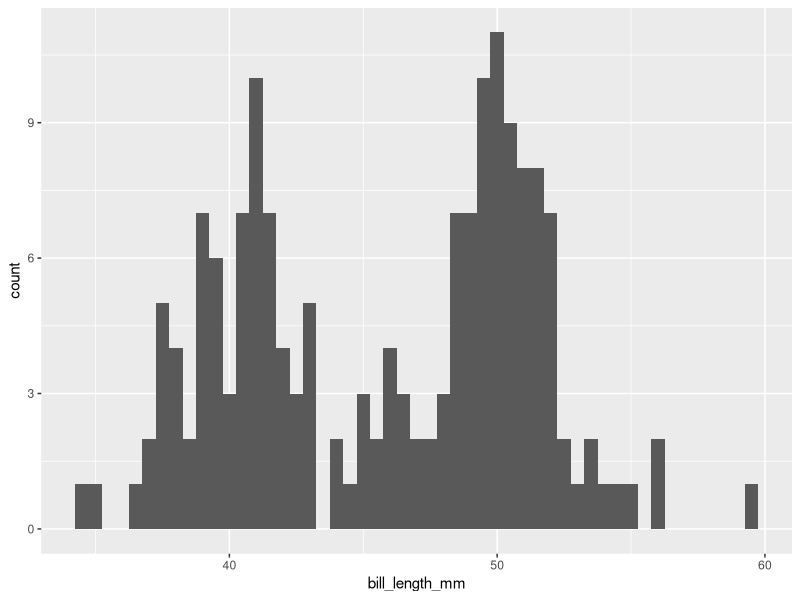

This chart was generated by the following R code: (Note: this script raises an error after producing the figure.)
## ---- chunk 1
#| include: false
options(width = 64, pillar.print_max = 8)
knitr::opts_chunk$set(comment = "#>", collapse = TRUE, echo = TRUE)
## ---- chunk 2
library(tidyverse)
library(palmerpenguins)
## ---- chunk 3
filter(penguins, sex == NA)
## ---- chunk 4
#| code-line-numbers: 1|2|3,4
hadley_height <- NA
jenny_height <- NA
hadley_height == jenny_height
## ---- chunk 5
filter(penguins, is.na(sex))
## ---- chunk 6
penguins |> 
  filter(sex == "male") |> 
  arrange(desc(body_mass_g))
## ---- chunk 7
# Can also use with ggplot2!
penguins |> 
  filter(sex == "male") |>
  ggplot(aes(bill_length_mm)) +
  geom_histogram(binwidth = 0.5)
## ---- chunk 8
penguins |> 
  mutate(
    bill_ratio = bill_length_mm / bill_depth_mm,
    size = if_else(body_mass_g > 400, "big", "small")
  )
## ---- chunk 9
#| error: true
#| results: false
penguins |> 
  mutate(
    bill_ratio = bill_length_mm / bill_depth_mm,
    size = if_else(body_mass_g > 400, "big", "small")
  )

penguins |> 
  arrange(bill_ratio)
## ---- chunk 10
#| results: false
penguins2 <- penguins |> 
  mutate(
    bill_ratio = bill_length_mm / bill_depth_mm,
    size = if_else(body_mass_g > 400, "big", "small")
  )

penguins2 |> 
  arrange(bill_ratio)
## ---- chunk 11
#| results: false
penguins |> count(species)
penguins |> count(island)
penguins |> count(species, island)
## ---- chunk 12
penguins |> 
  group_by(island) |> 
  summarise(n = n())
## ---- chunk 13
penguins |> 
  group_by(island) |> 
  summarise(body_mass_g = mean(body_mass_g))

## ---- chunk 14
penguins |> 
  group_by(island) |> 
  summarise(body_mass_g = mean(body_mass_g, na.rm = TRUE))
## ---- chunk 15
#| output-location: slide

penguins |> 
  group_by(species) |> 
  filter(!is.na(body_mass_g)) |> 
  mutate(
    body_mass_z = (body_mass_g - mean(body_mass_g)) / sd(body_mass_g)
  ) |> 
  ggplot(aes(body_mass_z, colour = species)) +
  geom_freqpoly(binwidth = 0.25)
